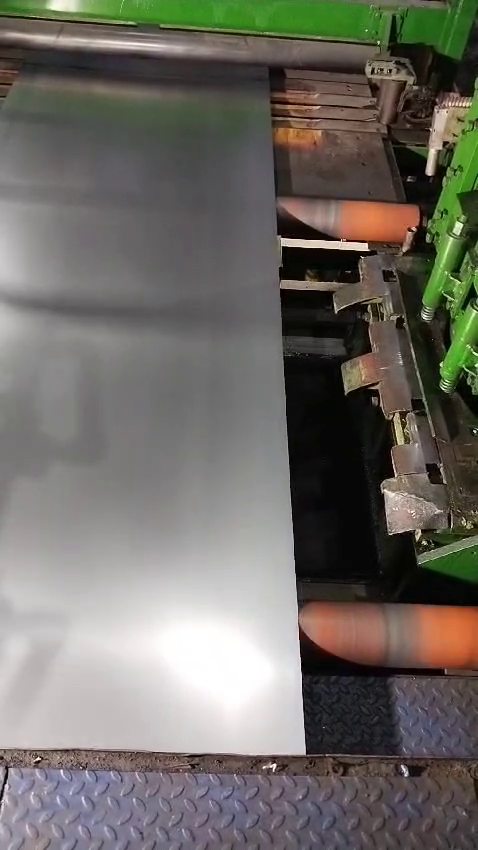
#> input picture frame 32 of Running_Sheets.mp4, 478 x 850 px
$ jupyter execute loop_check_video.ipynb
#> lines starting #> are read from the running program, lines starting #| are printed output that depends on the picture; after the words box and inside, x2 and y2 are one past the last pixel; in counts of white or black regions, pixels touching at a corner belong together
[cell 1]
import cv2
import time

[cell 2]
kernel_size=5
std_dev=1.5

[cell 3]
time_list = []
frame_count=1

[cell 4]
time_list.append(["Frame", "Frame_Time"])

[cell 5]
cap = cv2.VideoCapture("Running_Sheets.mp4")

start = time.time()

while True:
    ret,frame=cap.read()
#> frame is the input picture: shape (850, 478, 3); mean B, G, R 100.4, 107.1, 110.2
    start_frame=time.time()
    if not ret:
        print("End of video or failed")
        break

    frame = cv2.resize(frame, (255,255))
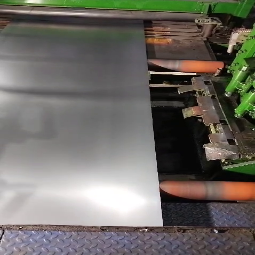
#> frame: shape (255, 255, 3); mean B, G, R 100.3, 107, 110.2

    kernel=cv2.getGaussianKernel(kernel_size,std_dev)
    kernel=kernel * kernel.T
    fil_img = cv2.filter2D(frame,-1,kernel)
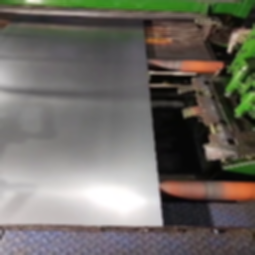
#> fil_img: shape (255, 255, 3); mean B, G, R 100.3, 107, 110.1

    gray= cv2.cvtColor(fil_img,cv2.COLOR_BGR2GRAY)
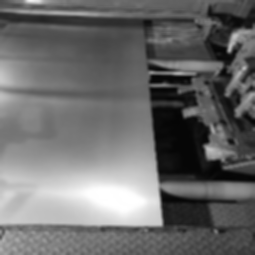
#> gray: shape (255, 255); min 5, max 255, mean 107.2
    edges = cv2.Canny(gray,threshold1=100,threshold2=200)
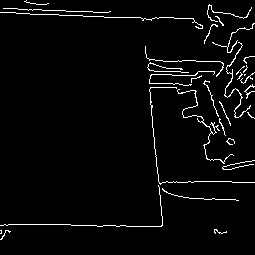
#> edges: shape (255, 255); 3.4% white in thin lines or dots

    contours,_ = cv2.findContours(edges,cv2.RETR_EXTERNAL,cv2.CHAIN_APPROX_SIMPLE)
#> contours = 32 contours, 30 with area under 20; largest, box (x1, y1, x2, y2) and area: (224, 42, 251, 118) 42, (177, 89, 234, 164) 35

    edge_detect = cv2.drawContours(fil_img.copy(),contours,-1,(0,255,0),2)
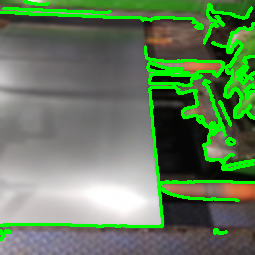
#> edge_detect: shape (255, 255, 3); mean B, G, R 92.7, 125.3, 100.2

    cv2.imshow("Original Video",frame)
    cv2.imshow("Video Frame",edge_detect)

    end_frame=time.time()

    time_list.append([frame_count, f"{(end_frame - start_frame) * 1000:.3f} ms"])
    frame_count=frame_count+1

    if cv2.waitKey(25) & 0xFF == ord('q'):
#> (key q is pressed here)
        break

cap.release()
cv2.destroyAllWindows()

end = time.time()

duration = (end-start)*1000

print(duration)

[cell 6]
time_list.append([f'Total_frame = {frame_count}',f'Total_Duration = {duration}'])

[cell 7]
# Writing the 2D list to a text file
with open("Video_details.txt", "w") as file:
    for row in time_list:
        # Convert each element to a string and join with a delimiter (e.g., space or comma)
        file.write(" ".join(map(str, row)) + "\n")

print("2D list written to Video_details.txt successfully.")

$ run again, starting later in the video
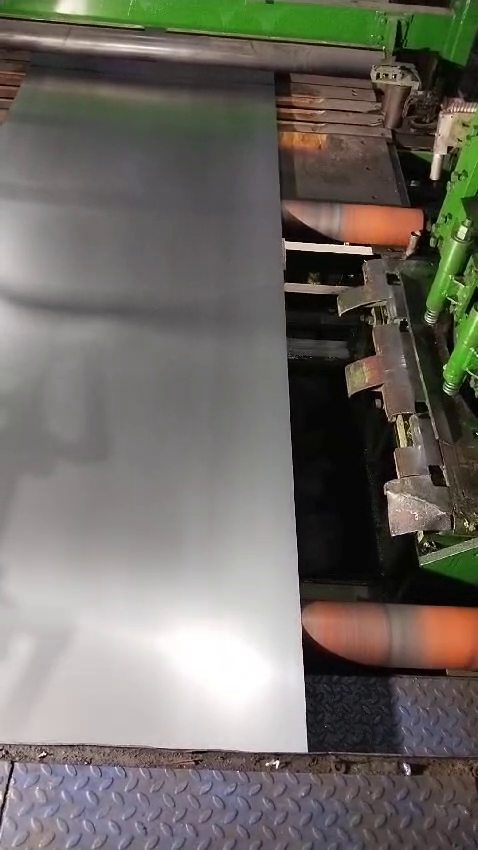
#> input picture frame 146 of Running_Sheets.mp4, 478 x 850 px
#> frame is the input picture: shape (850, 478, 3); mean B, G, R 100.4, 107.2, 111
#> frame: shape (255, 255, 3)
#> `edges = cv2.Canny(gray,threshold1=100,threshold2=200)`:
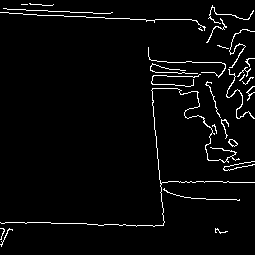
#> edges: shape (255, 255); 3.4% white in thin lines or dots
#> contours = 28 contours, 24 with area under 20; largest, box (x1, y1, x2, y2) and area: (228, 139, 238, 147) 40, (0, 88, 255, 227) 36, (226, 69, 255, 119) 32, (229, 29, 255, 68) 21
#> `edge_detect = cv2.drawContours(fil_img.copy(),contours,-1,(0,255,0),2)`:
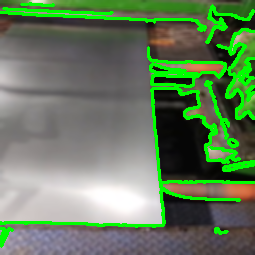
#> edge_detect: shape (255, 255, 3); mean B, G, R 92.5, 125, 100.7

$ run again, starting later in the video
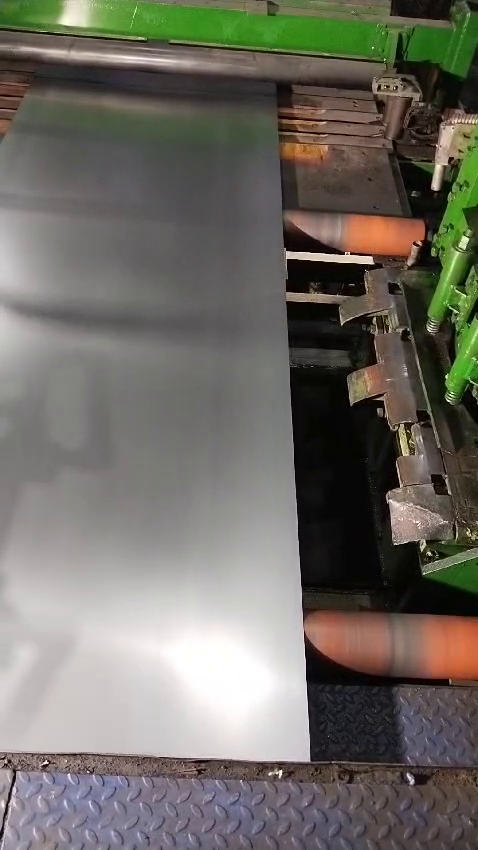
#> input picture frame 260 of Running_Sheets.mp4, 478 x 850 px
#> frame is the input picture: shape (850, 478, 3); mean B, G, R 99.9, 107.8, 110.8
#> frame: shape (255, 255, 3)
#> `edges = cv2.Canny(gray,threshold1=100,threshold2=200)`:
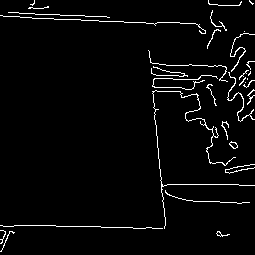
#> edges: shape (255, 255); 3.3% white in thin lines or dots
#> contours = 32 contours, 28 with area under 20; largest, box (x1, y1, x2, y2) and area: (229, 141, 238, 149) 36, (152, 90, 255, 229) 35, (227, 72, 255, 122) 32, (230, 33, 255, 72) 22
#> `edge_detect = cv2.drawContours(fil_img.copy(),contours,-1,(0,255,0),2)`:
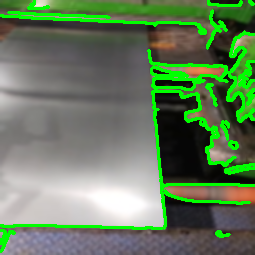
#> edge_detect: shape (255, 255, 3); mean B, G, R 92.3, 125, 100.9
